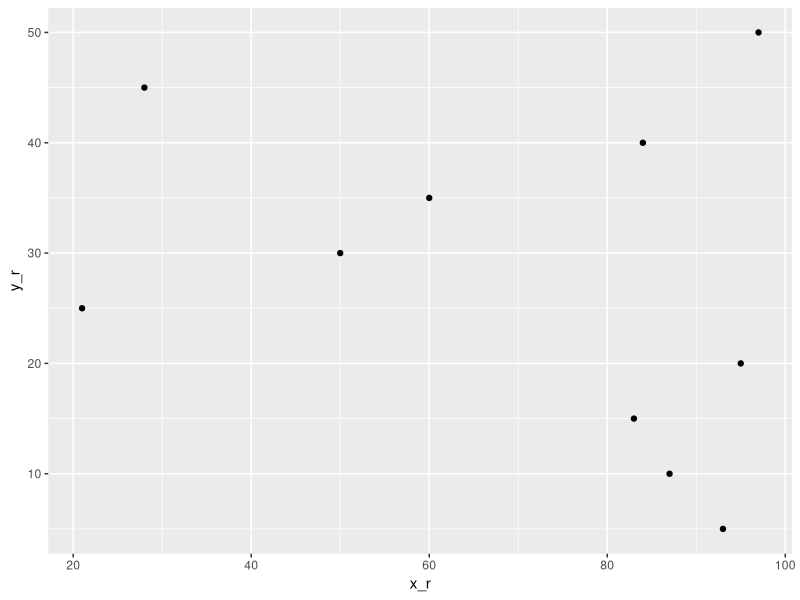

R code for this plot:
## ---- chunk 1
#R chunk:

five_r <- 5
five_r
two_r <- 2
two_r
five_r^(two_r)
## ---- chunk 2
#R chunk:

#create a vector of 10 random numbers between 1 and 100 with replacement
set.seed(345)
vector <- sample(1:100, 10, replace=TRUE)
vector

#find the mean of the vector
mean_r <- mean(vector)
mean_r

#find the log of the mean
log_r <- log(mean_r)
log_r
## ---- chunk 3
#R chunk:

#create variables
x_r <- vector
x_r
y_r <- c(5, 10, 15, 20, 25, 30, 35, 40, 45, 50)
y_r

#create a scatterplot of x vs y
library(ggplot2)
plot_r <- ggplot() + geom_point(aes(x_r, y_r))
plot_r

## ---- chunk 4
fitbit_r <- read.csv("October2019_fitbit.csv")
head(fitbit_r)
